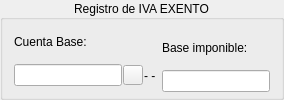
        <widget class="QGroupBox" name="exento_groupBox">
         <property name="minimumSize">
          <size>
           <width>0</width>
           <height>0</height>
          </size>
         </property>
         <property name="title">
          <string>Registro de IVA EXENTO</string>
         </property>
         <property name="alignment">
          <set>Qt::AlignCenter</set>
         </property>
         <property name="flat">
          <bool>false</bool>
         </property>
         <property name="checkable">
          <bool>false</bool>
         </property>
         <layout class="QHBoxLayout" name="horizontalLayout_14">
          <property name="topMargin">
           <number>5</number>
          </property>
          <property name="bottomMargin">
           <number>5</number>
          </property>
          <item>
           <layout class="QVBoxLayout" name="verticalLayout_5">
            <property name="spacing">
             <number>1</number>
            </property>
            <property name="sizeConstraint">
             <enum>QLayout::SetMaximumSize</enum>
            </property>
            <item>
             <widget class="QLabel" name="textLabel1_4">
              <property name="lineWidth">
               <number>1</number>
              </property>
              <property name="text">
               <string>Cuenta Base:</string>
              </property>
              <property name="wordWrap">
               <bool>false</bool>
              </property>
             </widget>
            </item>
            <item>
             <layout class="QHBoxLayout" name="horizontalLayout_12">
              <item>
               <widget class="QLineEdit" name="Ctabase_exenta_lineEdit">
                <property name="maximumSize">
                 <size>
                  <width>160</width>
                  <height>16777215</height>
                 </size>
                </property>
                <property name="maxLength">
                 <number>40</number>
                </property>
               </widget>
              </item>
              <item>
               <widget class="QPushButton" name="ctabase_exenta_pushButton">
                <property name="sizePolicy">
                 <sizepolicy hsizetype="Minimum" vsizetype="Minimum">
                  <horstretch>0</horstretch>
                  <verstretch>0</verstretch>
                 </sizepolicy>
                </property>
                <property name="minimumSize">
                 <size>
                  <width>20</width>
                  <height>20</height>
                 </size>
                </property>
                <property name="maximumSize">
                 <size>
                  <width>20</width>
                  <height>20</height>
                 </size>
                </property>
                <property name="text">
                 <string/>
                </property>
                <property name="icon">
                 <iconset resource="keme.qrc">
                  <normaloff>:/iconos/graf/viewer.xpm</normaloff>:/iconos/graf/viewer.xpm</iconset>
                </property>
                <property name="autoDefault">
                 <bool>false</bool>
                </property>
               </widget>
              </item>
              <item>
               <widget class="QLabel" name="base_exenta_textLabel">
                <property name="sizePolicy">
                 <sizepolicy hsizetype="Expanding" vsizetype="Preferred">
                  <horstretch>0</horstretch>
                  <verstretch>0</verstretch>
                 </sizepolicy>
                </property>
                <property name="text">
                 <string>- -</string>
                </property>
                <property name="wordWrap">
                 <bool>false</bool>
                </property>
               </widget>
              </item>
             </layout>
            </item>
           </layout>
          </item>
          <item>
           <layout class="QVBoxLayout" name="verticalLayout_6">
            <property name="spacing">
             <number>0</number>
            </property>
            <property name="sizeConstraint">
             <enum>QLayout::SetMinimumSize</enum>
            </property>
            <item>
             <widget class="QLabel" name="textLabel2_4">
              <property name="maximumSize">
               <size>
                <width>160</width>
                <height>16777215</height>
               </size>
              </property>
              <property name="text">
               <string>Base imponible:</string>
              </property>
              <property name="wordWrap">
               <bool>false</bool>
              </property>
             </widget>
            </item>
            <item>
             <widget class="QLineEdit" name="base_exentalineEdit">
              <property name="maximumSize">
               <size>
                <width>160</width>
                <height>16777215</height>
               </size>
              </property>
             </widget>
            </item>
           </layout>
          </item>
         </layout>
         <zorder>base_exenta_textLabel</zorder>
         <zorder>layoutWidget</zorder>
         <zorder>base_exentalineEdit</zorder>
         <zorder>textLabel2_4</zorder>
        </widget>
